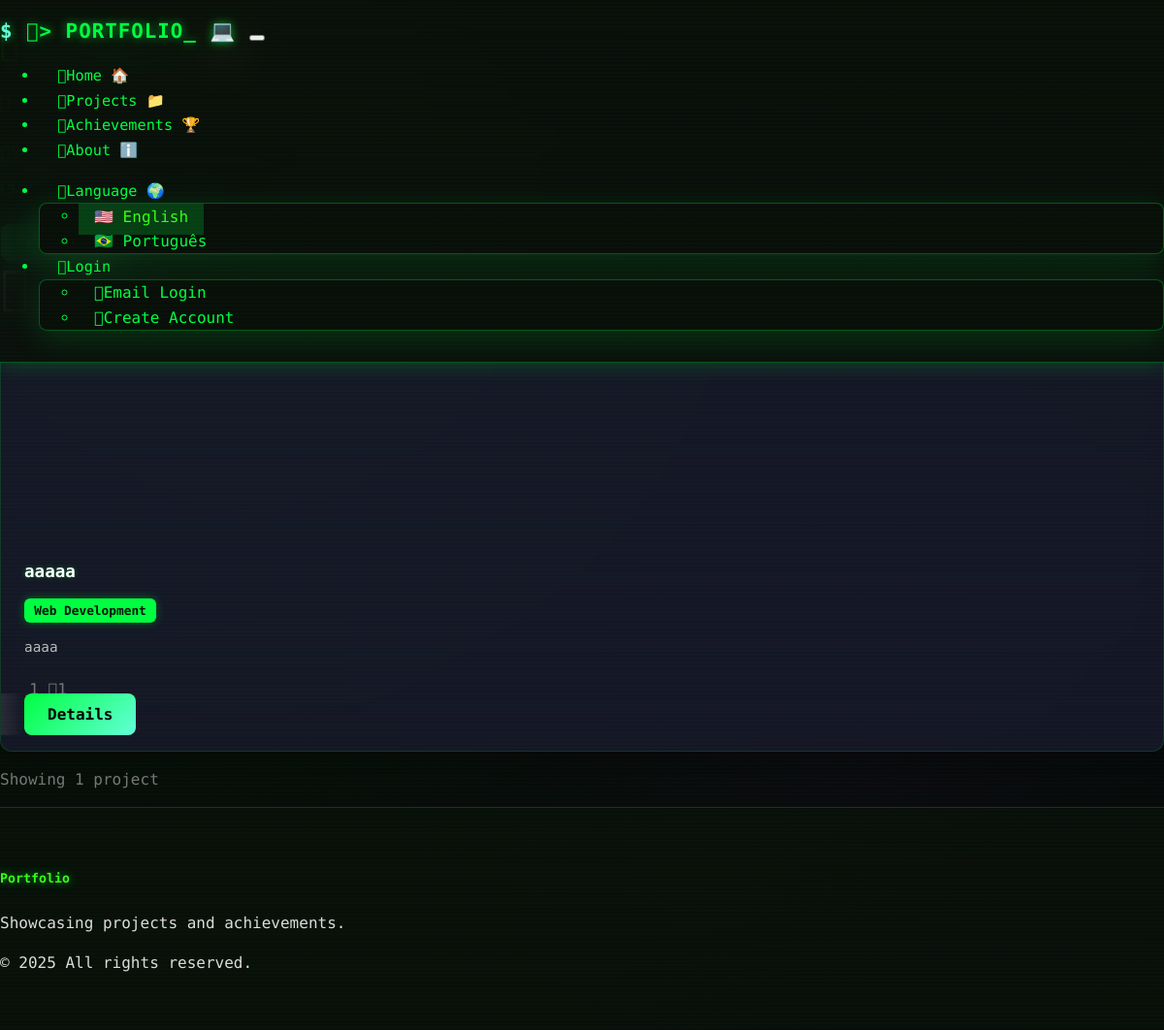
The app's page /projects with its own data.
### models.py (models this page shows, shortened)
class Project(db.Model):
    __tablename__ = 'projects'
    id = db.Column(db.Integer, primary_key=True)
    title = db.Column(db.String(200), nullable=False)
    description = db.Column(db.Text, nullable=False)
    content = db.Column(db.Text)  # Detailed content/overview
    image_url = db.Column(db.String(500))
    demo_url = db.Column(db.String(500))
    github_url = db.Column(db.String(500))
    technologies = db.Column(db.String(500))  # Comma-separated list
    is_published = db.Column(db.Boolean, default=False)
    is_featured = db.Column(db.Boolean, default=False)
    category_id = db.Column(db.Integer, db.ForeignKey('categories.id'))
    created_at = db.Column(db.DateTime, default=datetime.now)
    updated_at = db.Column(db.DateTime, default=datetime.now, onupdate=datetime.now)
    comments = db.relationship('Comment', backref='project', lazy='dynamic', cascade='all, delete-orphan')
    likes = db.relationship('Like', backref='project', lazy='dynamic', cascade='all, delete-orphan')
    @property
    def like_count(self):
        return self.likes.count()
    @property
    def comment_count(self):
        return self.comments.count()
    @property
    def tech_list(self):
        if self.technologies:
            return [tech.strip() for tech in self.technologies.split(',')]
        return []

class Category(db.Model):
    __tablename__ = 'categories'
    id = db.Column(db.Integer, primary_key=True)
    name = db.Column(db.String(100), nullable=False, unique=True)
    color = db.Column(db.String(7), default='#007bff')  # Hex color code
    created_at = db.Column(db.DateTime, default=datetime.now)
    projects = db.relationship('Project', backref='category', lazy='dynamic')
    achievements = db.relationship('Achievement', backref='category', lazy='dynamic')

### routes.py (the view)
@app.route('/projects')
def projects():
    category_id = request.args.get('category', type=int)
    search = request.args.get('search', '').strip()
    query = Project.query.filter_by(is_published=True)
    if category_id:
        query = query.filter_by(category_id=category_id)
    if search:
        query = query.filter(or_(
            Project.title.contains(search),
            Project.description.contains(search),
            Project.technologies.contains(search)
        ))
    projects = query.order_by(desc(Project.created_at)).all()
    categories = Category.query.all()
    return render_template('projects.html',
                         projects=projects,
                         categories=categories,
                         selected_category=category_id,
                         search_term=search)

### routes.py (called while the page is built)
@app.before_request
def make_session_permanent():
    session.permanent = True
    if 'language' not in session:
        session['language'] = 'en'

@app.context_processor
def inject_translations():
    def t(key):
        lang = session.get('language', 'en')
        return get_translation(key, lang)
    return dict(t=t, current_language=session.get('language', 'en'))

### translations.py (called while the page is built)
def get_translation(key, lang='en'):
    return translations.get(lang, {}).get(key, translations['en'].get(key, key))

### templates/projects.html (shortened to what this page needs)
{% extends "base.html" %}
{% block content %}
<div class="container py-5">
    <div class="row mb-5">
        <div class="col">
            <h1 class="display-5 fw-bold mb-3">
            </h1>
            <p class="lead text-muted">
            </p>
        </div>
    </div>
    <div class="row mb-4">
        <div class="col">
            <div class="card">
                <div class="card-body">
                    <form method="GET" class="row g-3 align-items-center">
                        <div class="col-md-4">
                            <label for="search" class="form-label">
                            </label>
                        </div>
                        <div class="col-md-4">
                            <label for="category" class="form-label">
                            </label>
                        </div>
                        <div class="col-md-4">
                            <label class="form-label">&nbsp;</label>
                            <div class="d-flex gap-2">
                                <button type="submit" class="btn btn-primary">
                                </button>
                                <a href="{{ url_for('projects') }}" class="btn btn-outline-secondary">
                                </a>
                            </div>
                        </div>
                    </form>
                </div>
            </div>
        </div>
    </div>
    {% if projects %}
        <div class="row g-4">
            {% for project in projects %}
                <div class="col-lg-4 col-md-6">
                    <div class="card h-100 shadow-sm project-card">
                        {% if project.image_url %}
                            <img src="{{ url_for('static', filename='uploads/' + project.image_url) }}"
                                 class="card-img-top" style="height: 250px; object-fit: cover;">
                        {% else %}
                            <div class="card-img-top bg-secondary d-flex align-items-center justify-content-center"
                                 style="height: 250px;">
                            </div>
                        {% endif %}
                        <div class="card-body d-flex flex-column">
                            <div class="d-flex justify-content-between align-items-start mb-2">
                                <h5 class="card-title">{{ project.title }}</h5>
                            </div>
                            {% if project.category %}
                                <div class="mb-2">
                                    <span class="badge bg-primary">
                                        {{ project.category.name }}
                                    </span>
                                </div>
                            {% endif %}
                            <p class="card-text flex-grow-1">{{ project.description[:150] }}{% if project.description|length > 150 %}...{% endif %}</p>
                            <div class="d-flex justify-content-between align-items-center mt-auto">
                                <div class="text-muted small">
                                    <i class="fas fa-heart me-1"></i>{{ project.like_count }}
                                    <i class="fas fa-comment ms-2 me-1"></i>{{ project.comment_count }}
                                </div>
                                <div class="btn-group">
                                    <a href="{{ url_for('project_detail', id=project.id) }}"
                                       class="btn btn-primary btn-sm">
                                        {{ t('project_details') }}
                                    </a>
                                </div>
                            </div>
                        </div>
                    </div>
                </div>
            {% endfor %}
        </div>
        <div class="row mt-4">
            <div class="col">
                <p class="text-muted text-center">
                    {{ t('showing_projects') }} {{ projects|length }} {{ t('project') if projects|length == 1 else t('projects') }}
                </p>
            </div>
        </div>
    {% endif %}
</div>
{% endblock %}

### templates/base.html (shortened to what this page needs)
<!DOCTYPE html>
<html lang="{{ current_language }}" data-bs-theme="dark">
<head>
    <link href="https://cdn.replit.com/agent/bootstrap-agent-dark-theme.min.css" rel="stylesheet">
    <link rel="stylesheet" href="https://cdnjs.cloudflare.com/ajax/libs/font-awesome/6.4.0/css/all.min.css">
    <link rel="stylesheet" href="{{ url_for('static', filename='css/custom.css') }}">
</head>
<body>
    <nav class="navbar navbar-expand-lg navbar-dark sticky-top">
        <div class="container">
            <a class="navbar-brand fw-bold glow-text" href="{{ url_for('index') }}">
                <i class="fas fa-code me-2"></i>&gt; PORTFOLIO_ 💻
            </a>
            <button class="navbar-toggler" type="button" data-bs-toggle="collapse" data-bs-target="#navbarNav">
            </button>
            <div class="collapse navbar-collapse" id="navbarNav">
                <ul class="navbar-nav me-auto">
                    <li class="nav-item">
                        <a class="nav-link" href="{{ url_for('index') }}">
                            <i class="fas fa-home me-1"></i>{{ t('nav_home') }} 🏠
                        </a>
                    </li>
                    <li class="nav-item">
                        <a class="nav-link" href="{{ url_for('projects') }}">
                            <i class="fas fa-folder-open me-1"></i>{{ t('nav_projects') }} 📁
                        </a>
                    </li>
                    <li class="nav-item">
                        <a class="nav-link" href="{{ url_for('achievements') }}">
                            <i class="fas fa-trophy me-1"></i>{{ t('nav_achievements') }} 🏆
                        </a>
                    </li>
                    <li class="nav-item">
                        <a class="nav-link" href="{{ url_for('about') }}">
                            <i class="fas fa-info-circle me-1"></i>{{ t('nav_about') }} ℹ️
                        </a>
                    </li>
                </ul>
                <ul class="navbar-nav">
                    <li class="nav-item dropdown me-2">
                        <a class="nav-link dropdown-toggle" href="#" role="button" data-bs-toggle="dropdown">
                            <i class="fas fa-globe me-1"></i>{{ t('language') }} 🌍
                        </a>
                        <ul class="dropdown-menu">
                            <li><a class="dropdown-item{% if current_language == 'en' %} active{% endif %}"
                                   href="{{ url_for('set_language', language='en') }}">
                                🇺🇸 {{ t('english') }}
                            </a></li>
                            <li><a class="dropdown-item{% if current_language == 'pt' %} active{% endif %}"
                                   href="{{ url_for('set_language', language='pt') }}">
                                🇧🇷 {{ t('portuguese') }}
                            </a></li>
                        </ul>
                    </li>
                    {% if current_user.is_authenticated %}
                        {% if current_user.is_admin %}
                            <li class="nav-item dropdown">
                                <a class="nav-link dropdown-toggle" href="#" role="button" data-bs-toggle="dropdown">
                                    <i class="fas fa-cog me-1"></i>{{ t('nav_admin') }}
                                </a>
                                <ul class="dropdown-menu">
                                    <li><a class="dropdown-item" href="{{ url_for('admin_dashboard') }}">{{ t('admin_dashboard') }}</a></li>
                                    <li><a class="dropdown-item" href="{{ url_for('admin_projects') }}">{{ t('manage_projects') }}</a></li>
                                    <li><a class="dropdown-item" href="{{ url_for('admin_achievements') }}">{{ t('manage_achievements') }}</a></li>
                                    <li><a class="dropdown-item" href="{{ url_for('admin_categories') }}">{{ t('manage_categories') }}</a></li>
                                    <li><a class="dropdown-item" href="{{ url_for('admin_about_edit') }}">{{ t('edit_about') }}</a></li>
                                    <li><hr class="dropdown-divider"></li>
                                    <li><a class="dropdown-item" href="{{ url_for('admin_sync_github') }}">
                                        <i class="fab fa-github me-1"></i>{{ t('sync_github') }}
                                    </a></li>
                                </ul>
                            </li>
                        {% endif %}
                        <li class="nav-item dropdown">
                            <a class="nav-link dropdown-toggle" href="#" role="button" data-bs-toggle="dropdown">
                                {% if current_user.profile_image_url %}
                                    <img src="{{ current_user.profile_image_url }}" class="rounded-circle me-1" width="24" height="24" style="object-fit: cover;">
                                {% else %}
                                    <i class="fas fa-user me-1"></i>
                                {% endif %}
                                {{ current_user.display_name }}
                            </a>
                            <ul class="dropdown-menu">
                                <li><a class="dropdown-item" href="{{ url_for('logout') }}">{{ t('nav_logout') }}</a></li>
                            </ul>
                        </li>
                    {% else %}
                        <li class="nav-item dropdown">
                            <a class="nav-link dropdown-toggle" href="#" role="button" data-bs-toggle="dropdown">
                                <i class="fas fa-sign-in-alt me-1"></i>{{ t('nav_login') }}
                            </a>
                            <ul class="dropdown-menu">
                                <li><a class="dropdown-item" href="{{ url_for('login') }}">
                                    <i class="fas fa-envelope me-2"></i>{{ t('nav_email_login') }}
                                </a></li>
                                <li><a class="dropdown-item" href="{{ url_for('register') }}">
                                    <i class="fas fa-user-plus me-2"></i>{{ t('nav_register') }}
                                </a></li>
                            </ul>
                        </li>
                    {% endif %}
                </ul>
            </div>
        </div>
    </nav>
    <main>
        {% block content %}{% endblock %}
    </main>
    <footer class="bg-dark text-light py-4 mt-5">
        <div class="container">
            <div class="row">
                <div class="col-md-6">
                    <h5>Portfolio</h5>
                    <p class="mb-0">{{ t('portfolio_subtitle') }}</p>
                </div>
                <div class="col-md-6 text-md-end">
                    <p class="mb-0">&copy; 2025 {{ t('footer_rights') }}</p>
                </div>
            </div>
        </div>
    </footer>
</body>
</html>

### records on screen
Project: title "aaaaa", category.name "Web Development", description "aaaa", like_count "1", comment_count "1", t "Details"

### other values on screen
{{ t('nav_home') }} "Home"
{{ t('nav_projects') }} "Projects"
{{ t('nav_achievements') }} "Achievements"
{{ t('nav_about') }} "About"
{{ t('language') }} "Language"
{{ t('english') }} "English"
{{ t('portuguese') }} "Português"
{{ t('nav_login') }} "Login"
{{ t('nav_email_login') }} "Email Login"
{{ t('nav_register') }} "Create Account"
{{ t('showing_projects') }} "Showing"
{{ projects|length }} "1"
{{ t('project') if projects|length == 1 else t('projects') }} "project"
{{ t('portfolio_subtitle') }} "Showcasing projects and achievements."
{{ t('footer_rights') }} "All rights reserved."
